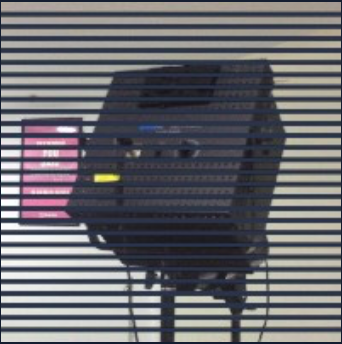
#> input picture image/a.png, 342 x 344 px; its folder holds only this picture in this run
$ python main.py a.png   (Python 2 division)
#> lines starting #> are read from the running program, lines starting #| are printed output that depends on the picture
#!/usr/bin/env python
# -*- coding: utf-8 -*-
#
# @author: https://chenjiehua.me
# @date: 2016-12-24
#

"""
Usage:
    python main.py a.png
"""

import sys
import numpy as np
from PIL import Image


def main():
    img_file = sys.argv[1]
    img = Image.open("image/" + img_file)
#> img is the input picture: PIL image 342x344 RGBA; mean R, G, B, A 103.7, 103.8, 109.2, 255
    w, h = img.size
#> w = 342; h = 344
    for y in range(h):
        line = []
        for x in range(w):
            pix = img.getpixel((x, y))
            pix = (pix[0]*299+pix[1]*587+pix[2]*114)/1000   # gray
            line.append(pix)

        lmean, lvar = np.mean(line), np.var(line)
        print lmean, lvar
        if 40 < lmean and lmean < 70 and lvar < 500:
            fix_row(img, y, y-4)
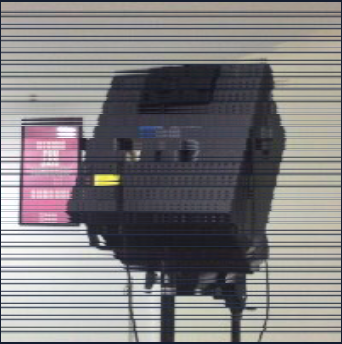
#> img: PIL image 342x344 RGBA; mean R, G, B, A 127.5, 124.9, 126.3, 255

    img.save("image/out_" + img_file)


def fix_row(img, drt, src):
    print "fix row: %s with %s" % (drt, src)
    w, h = img.size
    if 0 <= drt and drt < h and 0 <= src and src < h:
        for x in range(w):
            img.putpixel((x, drt), img.getpixel((x, src)))


if __name__ == "__main__":
    main()
